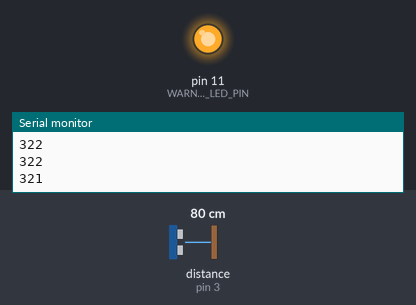
The sketch below on a simulated Arduino Uno, built with avr-gcc and run on an emulated ATmega328P. Parts: output pins drawn as LEDs (lit = HIGH), the last lines printed to the serial monitor. Wiring (inferred from the names in the program): ultrasonic range finder: trigger pin 4; echo pin 3. Inputs (shaded band) come from the test bench; at power-on: distance to the obstacle (sensor on pin 3) 80 cm. The echo pulse lasts 58.3 µs per cm; pins used as bus, display or sensor lines are not drawn.

Above: at 1.2 s.
1.3 s: distance to the obstacle (sensor on pin 3) set to 2 cm
At 2.06 s:
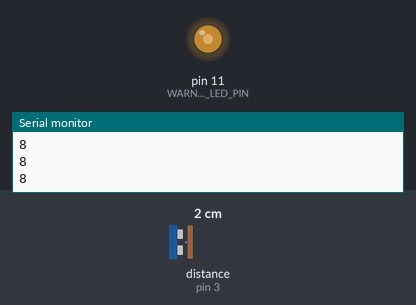
4.3 s: distance to the obstacle (sensor on pin 3) set to 4 cm
At 5.1 s:
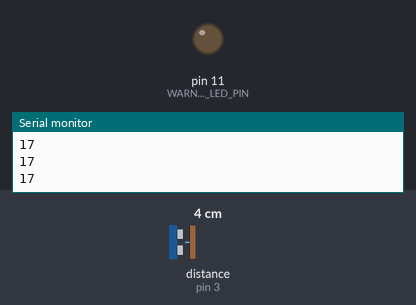
Timing chart, 0 to 13.3 s (numbered marks = the images above; inputs shaded):
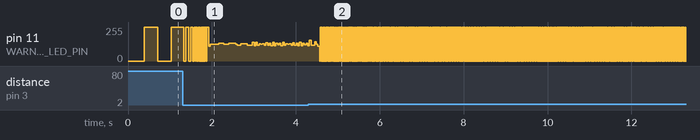

The sketch:

final_project_step2.ino
```cpp
#define ECHO_PIN 3
#define TRIGGER_PIN 4

#define WARNING_LED_PIN 11

// ultrasonic
unsigned long lastTimeUltrasonicTrigger = millis();
unsigned long ultrasonicTriggerDelay = 60;

volatile unsigned long pulseInTimeBegin;
volatile unsigned long pulseInTimeEnd;
volatile bool newDistanceAvailable = false;

double previousDistance = 400.0;

// warning LED
unsigned long lastTimeWarningLEDBlinked = millis();
unsigned long warningLEDDelay = 500;
byte warningLEDState = LOW;

void triggerUltrasonicSensor()
{
  digitalWrite(TRIGGER_PIN, LOW);
  delayMicroseconds(2);
  digitalWrite(TRIGGER_PIN, HIGH);
  delayMicroseconds(10);
  digitalWrite(TRIGGER_PIN, LOW);
}

double getUltrasonicDistance()
{
  double durationMicros = pulseInTimeEnd - pulseInTimeBegin;
  double distance = durationMicros / 58.0;
  if (distance > 400.0) {
    return previousDistance;
  }
  distance = previousDistance * 0.6 + distance * 0.4;
  previousDistance = distance;
  return distance;
}

void echoPinInterrupt()
{
  if (digitalRead(ECHO_PIN) == HIGH) { // pulse started
    pulseInTimeBegin = micros();
  }
  else { // pulse stoped
    pulseInTimeEnd = micros();
    newDistanceAvailable = true;
  }
}

void toggleWarningLED()
{
  warningLEDState = (warningLEDState == HIGH) ? LOW : HIGH;
  digitalWrite(WARNING_LED_PIN, warningLEDState);
}

void setWarningLEDBlinkRateFromDistance(double distance)
{
  // 0 .. 400 cm -> 0 .. 1600 ms
  warningLEDDelay = distance * 4;
  Serial.println(warningLEDDelay);
}

void setup() {
  Serial.begin(115200);
  pinMode(ECHO_PIN, INPUT);
  pinMode(TRIGGER_PIN, OUTPUT);
  pinMode(WARNING_LED_PIN, OUTPUT);

  attachInterrupt(digitalPinToInterrupt(ECHO_PIN),
                  echoPinInterrupt,
                  CHANGE);
}

void loop() {
  unsigned long timeNow = millis();

  if (timeNow - lastTimeUltrasonicTrigger > ultrasonicTriggerDelay) {
    lastTimeUltrasonicTrigger += ultrasonicTriggerDelay;
    triggerUltrasonicSensor();
  }

  if (timeNow - lastTimeWarningLEDBlinked > warningLEDDelay) {
    lastTimeWarningLEDBlinked += warningLEDDelay;
    toggleWarningLED();
  }

  if (newDistanceAvailable) {
    newDistanceAvailable = false;
    double distance = getUltrasonicDistance();
    setWarningLEDBlinkRateFromDistance(distance);
    // Serial.println(distance);
  }
}
```
